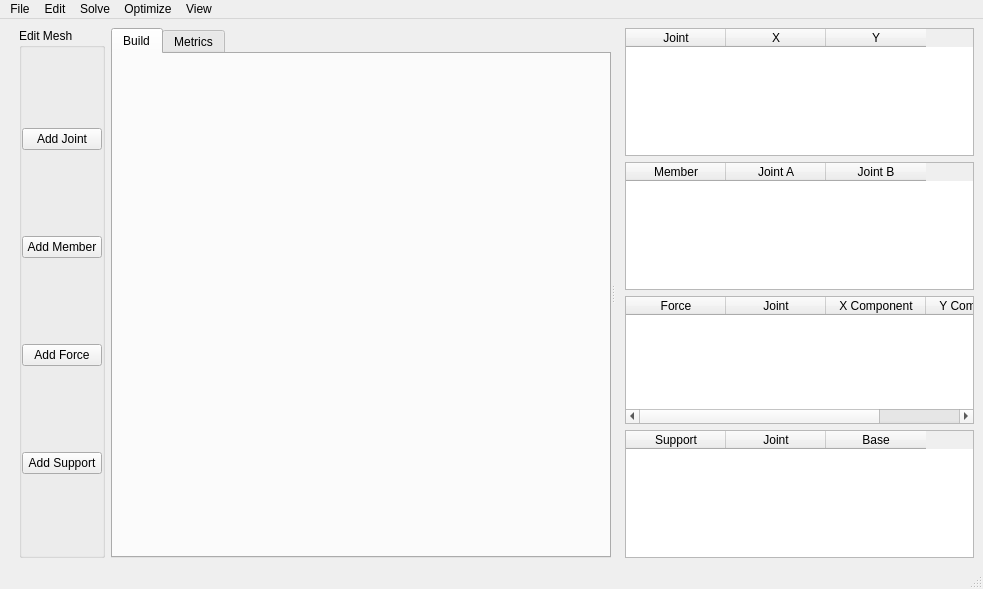
<?xml version="1.0" encoding="UTF-8"?>
<ui version="4.0">
 <class>MainWindow</class>
 <widget class="QMainWindow" name="MainWindow">
  <property name="geometry">
   <rect>
    <x>0</x>
    <y>0</y>
    <width>983</width>
    <height>589</height>
   </rect>
  </property>
  <property name="minimumSize">
   <size>
    <width>0</width>
    <height>0</height>
   </size>
  </property>
  <property name="windowTitle">
   <string>MainWindow</string>
  </property>
  <widget class="QWidget" name="centralwidget">
   <layout class="QHBoxLayout" name="horizontalLayout">
    <item>
     <widget class="QWidget" name="controls" native="true">
      <property name="sizePolicy">
       <sizepolicy hsizetype="Fixed" vsizetype="Preferred">
        <horstretch>0</horstretch>
        <verstretch>0</verstretch>
       </sizepolicy>
      </property>
      <layout class="QVBoxLayout" name="verticalLayout" stretch="0">
       <property name="sizeConstraint">
        <enum>QLayout::SetMinAndMaxSize</enum>
       </property>
       <property name="leftMargin">
        <number>10</number>
       </property>
       <property name="topMargin">
        <number>0</number>
       </property>
       <property name="rightMargin">
        <number>0</number>
       </property>
       <property name="bottomMargin">
        <number>0</number>
       </property>
       <item>
        <widget class="QGroupBox" name="editMeshOptions">
         <property name="enabled">
          <bool>true</bool>
         </property>
         <property name="sizePolicy">
          <sizepolicy hsizetype="Fixed" vsizetype="Preferred">
           <horstretch>0</horstretch>
           <verstretch>0</verstretch>
          </sizepolicy>
         </property>
         <property name="title">
          <string>Edit Mesh</string>
         </property>
         <layout class="QVBoxLayout" name="verticalLayout_2">
          <property name="leftMargin">
           <number>0</number>
          </property>
          <property name="topMargin">
           <number>0</number>
          </property>
          <property name="rightMargin">
           <number>0</number>
          </property>
          <property name="bottomMargin">
           <number>0</number>
          </property>
          <item>
           <widget class="QPushButton" name="addJointButton">
            <property name="sizePolicy">
             <sizepolicy hsizetype="Minimum" vsizetype="Fixed">
              <horstretch>0</horstretch>
              <verstretch>0</verstretch>
             </sizepolicy>
            </property>
            <property name="text">
             <string>Add Joint</string>
            </property>
           </widget>
          </item>
          <item>
           <widget class="QPushButton" name="addMemberButton">
            <property name="sizePolicy">
             <sizepolicy hsizetype="Ignored" vsizetype="Fixed">
              <horstretch>0</horstretch>
              <verstretch>0</verstretch>
             </sizepolicy>
            </property>
            <property name="minimumSize">
             <size>
              <width>0</width>
              <height>0</height>
             </size>
            </property>
            <property name="layoutDirection">
             <enum>Qt::LeftToRight</enum>
            </property>
            <property name="autoFillBackground">
             <bool>false</bool>
            </property>
            <property name="text">
             <string>Add Member</string>
            </property>
           </widget>
          </item>
          <item>
           <widget class="QPushButton" name="addForceButton">
            <property name="sizePolicy">
             <sizepolicy hsizetype="Minimum" vsizetype="Fixed">
              <horstretch>0</horstretch>
              <verstretch>0</verstretch>
             </sizepolicy>
            </property>
            <property name="text">
             <string>Add Force</string>
            </property>
           </widget>
          </item>
          <item>
           <widget class="QPushButton" name="addSupportButton">
            <property name="sizePolicy">
             <sizepolicy hsizetype="Minimum" vsizetype="Fixed">
              <horstretch>0</horstretch>
              <verstretch>0</verstretch>
             </sizepolicy>
            </property>
            <property name="text">
             <string>Add Support</string>
            </property>
           </widget>
          </item>
         </layout>
        </widget>
       </item>
      </layout>
     </widget>
    </item>
    <item>
     <widget class="QSplitter" name="splitter">
      <property name="orientation">
       <enum>Qt::Horizontal</enum>
      </property>
      <widget class="QTabWidget" name="tabWidget">
       <property name="enabled">
        <bool>true</bool>
       </property>
       <property name="sizePolicy">
        <sizepolicy hsizetype="MinimumExpanding" vsizetype="MinimumExpanding">
         <horstretch>0</horstretch>
         <verstretch>0</verstretch>
        </sizepolicy>
       </property>
       <property name="minimumSize">
        <size>
         <width>500</width>
         <height>500</height>
        </size>
       </property>
       <property name="mouseTracking">
        <bool>true</bool>
       </property>
       <property name="tabShape">
        <enum>QTabWidget::Rounded</enum>
       </property>
       <property name="currentIndex">
        <number>0</number>
       </property>
       <property name="elideMode">
        <enum>Qt::ElideRight</enum>
       </property>
       <property name="tabsClosable">
        <bool>false</bool>
       </property>
       <property name="movable">
        <bool>false</bool>
       </property>
       <property name="tabBarAutoHide">
        <bool>false</bool>
       </property>
       <widget class="TrussWidget" name="build">
        <property name="sizePolicy">
         <sizepolicy hsizetype="Preferred" vsizetype="Preferred">
          <horstretch>0</horstretch>
          <verstretch>0</verstretch>
         </sizepolicy>
        </property>
        <attribute name="title">
         <string>Build</string>
        </attribute>
       </widget>
       <widget class="QWidget" name="optimize">
        <property name="sizePolicy">
         <sizepolicy hsizetype="Preferred" vsizetype="Preferred">
          <horstretch>0</horstretch>
          <verstretch>0</verstretch>
         </sizepolicy>
        </property>
        <attribute name="title">
         <string>Metrics</string>
        </attribute>
        <layout class="QGridLayout" name="gridLayout_2"/>
       </widget>
      </widget>
      <widget class="QWidget" name="infoWidget" native="true">
       <property name="sizePolicy">
        <sizepolicy hsizetype="Expanding" vsizetype="Expanding">
         <horstretch>0</horstretch>
         <verstretch>0</verstretch>
        </sizepolicy>
       </property>
       <layout class="QVBoxLayout" name="verticalLayout_4">
        <property name="leftMargin">
         <number>10</number>
        </property>
        <property name="topMargin">
         <number>0</number>
        </property>
        <property name="rightMargin">
         <number>0</number>
        </property>
        <property name="bottomMargin">
         <number>0</number>
        </property>
        <item>
         <widget class="QTableWidget" name="jointInfo">
          <column>
           <property name="text">
            <string>Joint</string>
           </property>
          </column>
          <column>
           <property name="text">
            <string>X</string>
           </property>
          </column>
          <column>
           <property name="text">
            <string>Y</string>
           </property>
          </column>
         </widget>
        </item>
        <item>
         <widget class="QTableWidget" name="memberInfo">
          <column>
           <property name="text">
            <string>Member</string>
           </property>
          </column>
          <column>
           <property name="text">
            <string>Joint A</string>
           </property>
          </column>
          <column>
           <property name="text">
            <string>Joint B</string>
           </property>
          </column>
         </widget>
        </item>
        <item>
         <widget class="QTableWidget" name="forceInfo">
          <column>
           <property name="text">
            <string>Force</string>
           </property>
          </column>
          <column>
           <property name="text">
            <string>Joint</string>
           </property>
          </column>
          <column>
           <property name="text">
            <string>X Component</string>
           </property>
          </column>
          <column>
           <property name="text">
            <string>Y Component</string>
           </property>
          </column>
         </widget>
        </item>
        <item>
         <widget class="QTableWidget" name="supportInfo">
          <column>
           <property name="text">
            <string>Support</string>
           </property>
          </column>
          <column>
           <property name="text">
            <string>Joint</string>
           </property>
          </column>
          <column>
           <property name="text">
            <string>Base</string>
           </property>
          </column>
         </widget>
        </item>
       </layout>
      </widget>
     </widget>
    </item>
   </layout>
  </widget>
  <widget class="QMenuBar" name="menubar">
   <property name="geometry">
    <rect>
     <x>0</x>
     <y>0</y>
     <width>983</width>
     <height>37</height>
    </rect>
   </property>
   <widget class="QMenu" name="menuFile">
    <property name="title">
     <string>File</string>
    </property>
    <addaction name="actionSave"/>
   </widget>
   <widget class="QMenu" name="menuEdit">
    <property name="title">
     <string>Edit</string>
    </property>
    <addaction name="actionedit"/>
   </widget>
   <widget class="QMenu" name="menuSolve">
    <property name="title">
     <string>Solve</string>
    </property>
    <addaction name="actionOpen_setting"/>
   </widget>
   <widget class="QMenu" name="menuOptimize">
    <property name="title">
     <string>Optimize</string>
    </property>
   </widget>
   <widget class="QMenu" name="menuView">
    <property name="title">
     <string>View</string>
    </property>
    <addaction name="actionView_in_MPL"/>
   </widget>
   <addaction name="menuFile"/>
   <addaction name="menuEdit"/>
   <addaction name="menuSolve"/>
   <addaction name="menuOptimize"/>
   <addaction name="menuView"/>
  </widget>
  <widget class="QStatusBar" name="statusbar"/>
  <action name="actionSave">
   <property name="enabled">
    <bool>false</bool>
   </property>
   <property name="text">
    <string>Save</string>
   </property>
  </action>
  <action name="actionedit">
   <property name="text">
    <string>edit</string>
   </property>
  </action>
  <action name="actionOpen_setting">
   <property name="text">
    <string>Open setting</string>
   </property>
  </action>
  <action name="actionView_in_MPL">
   <property name="text">
    <string>View in MPL</string>
   </property>
  </action>
 </widget>
 <customwidgets>
  <customwidget>
   <class>TrussWidget</class>
   <extends>QWidget</extends>
   <header>trusseditor/trusswidget2.h</header>
   <container>1</container>
  </customwidget>
 </customwidgets>
 <resources/>
 <connections/>
</ui>
